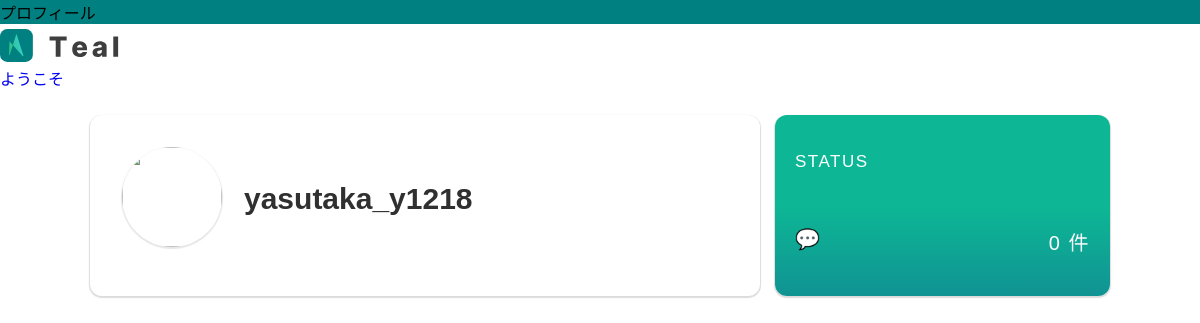
The app's page /home/profile/yasutaka_y1218, older data.
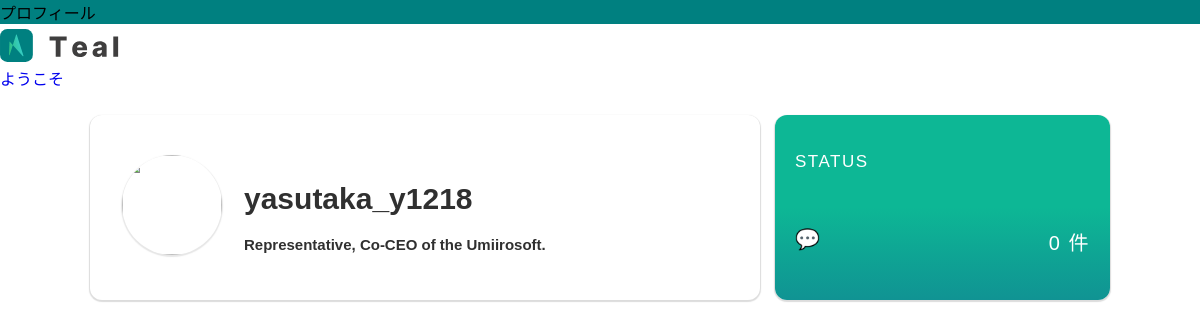
The same page, newer data.
### app.py (models this page shows)
class User(UserMixin, db.Model):
    id = db.Column(db.Integer, primary_key=True)
    username = db.Column(db.String(50), nullable=False, unique=True)
    userdetail = db.Column(db.Text)
    useremail = db.Column(db.String(100), nullable=False, unique=True)
    password = db.Column(db.String(25), nullable=False)

### app.py (the view)
@app.route('/home/profile/<string:username>', methods=['GET', 'POST'])
def profile(username):
    post = Post.query.filter_by(
        postUser=username).order_by(Post.id.desc()).all()
    count = Post.query.filter_by(postUser=username).count()
    user = User.query.filter_by(username=username).first()
    pwd = "プロフィール"
    return render_template("profile.html", username=username, post=post, user=user, count=count, pwd=pwd)

### templates/profile.html (shortened to what this page needs)
{% extends 'base.html' %}
{% block body %}
<div class="page-content">
    <div class="profileBox">
        <div class="itemBox">
            <table>
                <td>
                    <img class="userIcons" src="https://object.gamma410.win/teal/users/{{ username }}.jpg">
                </td>
                <td>
                    <h2>{{ username }}</h2>
                    <h6>{{ user.userdetail | replace('\n', '<br>') | safe }}</h6>
                </td>
            </table>
        </div>
        <div class="itemBox boxas">
            <p style="font-size:17px;letter-spacing:1.5px;">STATUS</p>
            <br>
            <div class="flex-prof">
                <p style="font-size:20px;letter-spacing:1.5px;font-weight:bold;">💬</p>
                <p style="font-size:20px;letter-spacing:1.5px;word-break:break-all;">{{ count }} 件</p>
            </div>
        </div>
    </div>
</div>
{% endblock %}

### templates/base.html (shortened to what this page needs)
<!DOCTYPE html>
<html lang="ja">
<head>
    <link rel="stylesheet" href="https://code.getmdl.io/1.3.0/material.indigo-pink.min.css">
    <link rel="stylesheet" href="{{ url_for('static', filename='style.css') }}">
</head>
<body>
    <div class="mdl-layout mdl-js-layout mdl-layout--fixed-drawer mdl-layout--fixed-header">
        <header class="mdl-layout__header">
            <div class="mdl-layout__header-row">
                <div class="mdl-layout-spacer">{{ pwd }}</div>
            </div>
        </header>
        <div class="mdl-layout__drawer">
            <span class="mdl-layout-title center"><img width="120px"
                    src="{{ url_for('static', filename='images/logo.svg') }}"></span>
            <nav class="mdl-navigation">
                {% if current_user.is_anonymous %}
                <a class="mdl-navigation__link" href="/about">ようこそ</a>
                {% else %}
                <a class="mdl-navigation__link" href="/home">みつける</a>
                <a class="mdl-navigation__link" href="/home/profile/{{ current_user.username }}">プロフィール</a>
                <a class="mdl-navigation__link" href="/logout">ログアウト</a>
                {% endif %}
            </nav>
        </div>
        <main class="mdl-layout__content">
            {% block body %}{% endblock %}
        </main>
    </div>
</body>
</html>

### static/style.css (style rules this page uses)
:root { --tealThemaColor: #008080; --tealColor1: #01afaf; --tealColor2: #00cdcd; --tealColor3: #00f1f1; --textColor_D: #303030; --textColor_w: #f4f4f4; --tealRed: #f97171; --tealBlue: #71aef9; --tealGreen: #7be975; --tealOrange: #eebb56; --tealBoxShadow: #86868643 0px 2px 3px 2px; }
body { font-family: 'Inter', sans-serif; font-family: 'Noto Sans JP', sans-serif; margin: 0px; padding: 0px; }
.center { margin-top: 5px; text-align: left; }
.mdl-layout__header { background-color: var(--tealThemaColor); }
.page-content { display: flex; flex-wrap: wrap; justify-content: center; color: var(--textColor_D) }
td { padding-top: 10px; vertical-align: top; }
span { display: inline-block; }
.profileBox td { margin: 0px; padding: 0px; vertical-align:middle; }
.profileBox { display: grid; grid-template-columns: 2fr minmax(180px, 1fr); gap: 15px; width: 85%; margin: 5px; padding-top: 20px; padding-bottom: 30px; }
.itemBox { box-shadow: 0px 1px 1px 1px rgba(181, 181, 181, 0.477); border-radius: 12px; padding: 10px; word-break: break-all; }
.userIcons { width: 100px; height: 100px; object-fit: cover; border-radius: 50%; box-shadow: 0px 1px 1px 1px rgba(181, 181, 181, 0.338); margin-left: 20px; }
.profileBox h2 { padding: 0px; margin: 0px; margin-top: 40px; font-size: 30px; padding-top: 15px; padding-left: 20px; }
.profileBox h6 { font-size: 15px; padding: 0px; margin-top: 0px; padding-top: 20px; padding-left: 20px; padding-right: 20px; }
.profileBox p { padding-left: 20px; font-size: 14px; color:#a9a9a9; }
.flex-prof { display: flex; justify-content: space-between; padding: 0px; margin: 0px; }
.boxas { padding:20px; color:#ffffff; background: linear-gradient(to bottom, #0db795 50%, #109393 100%); }
.boxas p { color: rgb(255, 255, 255); padding-left: 0px; }

### templates/profile.html (style rules this page uses)
a { text-decoration: none; }

Row changes from the older to the newer data that the page shows:
added User: username "yasutaka_y1218", userdetail "Representative, Co-CEO of the Umiirosoft."
Text that changed along with them:
{{ username }}: "yasutaka_y1218" → (not shown)
